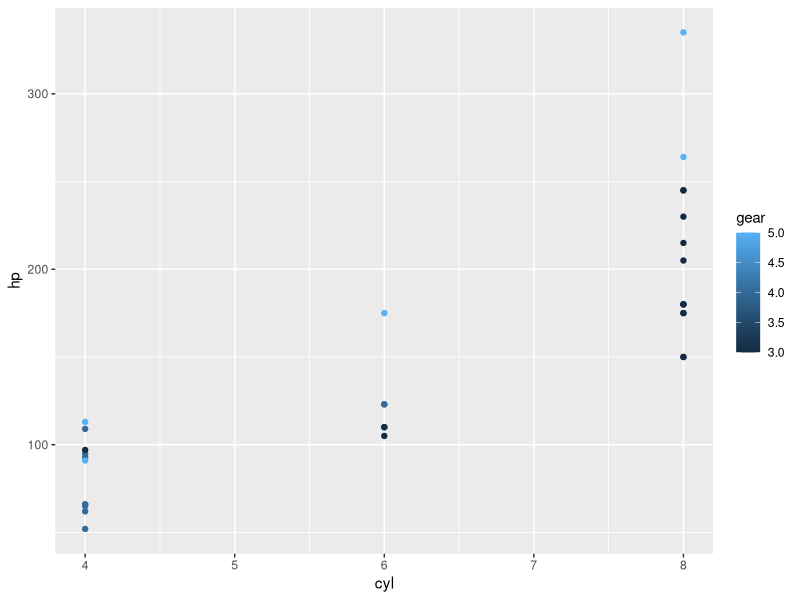
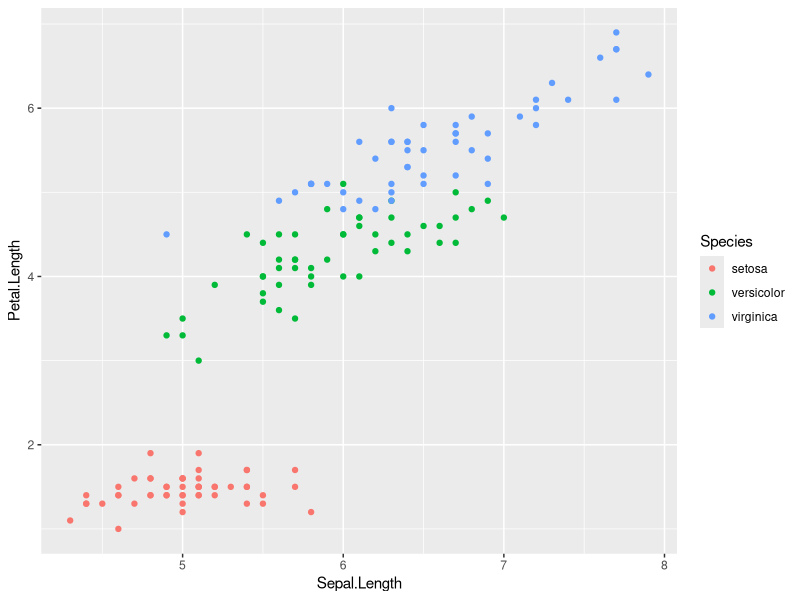

Write the R code that produced these figures, in order.
attach(mtcars)
require(plyr)
count(mtcars, 'gear')
cd<-kmeans(iris[,c(4,3)] , centers = 3)
require(ggplot2)
ggplot(mtcars, aes(cyl, hp, color = gear)) + geom_point()
ggplot(iris, aes(Sepal.Length, Petal.Length, color= Species)) + geom_point()
